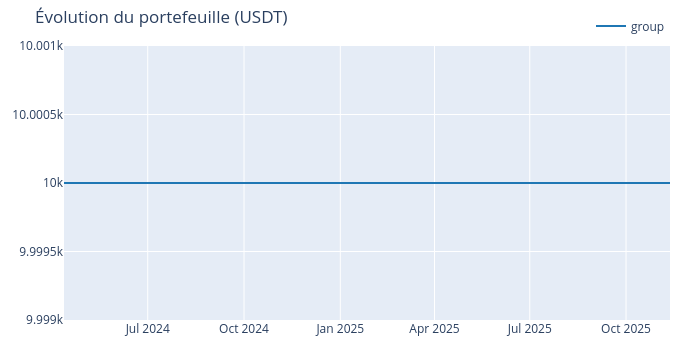
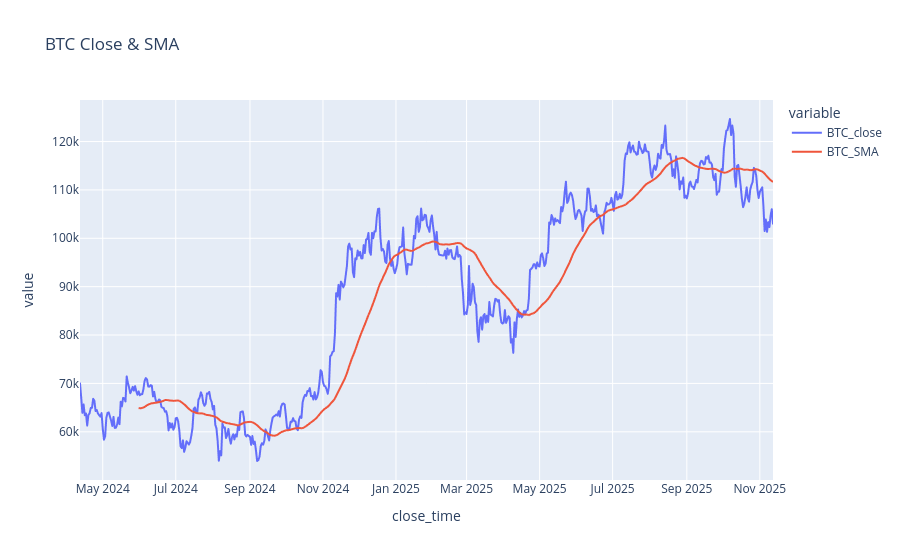

These figures' notebook cell, in order:
### Code cell
close = all_closes.copy()
open_ = all_opens.copy()

# Perf 5D de chaque symbole
ret_5d = close.pct_change(5)

# BTC perf & stats
btc = "BTCUSDT"
btc_ret_5d = ret_5d[btc]

# Médiane et écart-type roulants sur une periode
btc_median = btc_ret_5d.rolling(ROLL_LOOKBACK, min_periods=30).median()
btc_std = btc_ret_5d.rolling(ROLL_LOOKBACK, min_periods=30).std()

# Condition "BTC PERFORMANCE" 
# shift(1) pour select la serie passé et evite le data leakage
btc_strong = (btc_ret_5d.shift(1) > (btc_median.shift(1) + btc_std.shift(1)))

SMA_X = 50              # SMA moyen terme
btc_sma = close[btc].rolling(SMA_X, min_periods=SMA_X).mean()
btc_above_sma = (close[btc].shift(1) > btc_sma.shift(1))

# Condition globale d’entrée (jour J, calculée avec infos jusqu’à J-1)
entry_market_ok = (btc_strong & btc_above_sma)

# Sélection de l’actif momentum (top perf 5D) **hors BTC**, infos jusqu’à J-1
universe = [s for s in TOP_SYMBOLS]
ret_5d_shifted = ret_5d[universe].shift(1)  # pas de fuite
best_symbol_each_day = ret_5d_shifted.idxmax(axis=1)  # symbole avec meilleure perf 5D hier

# %% [markdown]
# ## 3) Règles d’allocation & construction des signaux
# - Si `entry_market_ok` est vrai au **jour J**, on entre à **J (close)** sur le **meilleur symbole**.
# - Sorties:
#   - **Vendredi** (weekday==4)
#   - OU si l’actif **sous-performe la moyenne** des retours journaliers de l’univers **3 jours consécutifs** depuis l’entrée.
#
# On va générer des matrices `entries` / `exits` (bool) par symbole, puis construire un portefeuille vectorbt.

# %%
daily_ret = close.pct_change(1)
basket_avg_ret = daily_ret[universe].mean(axis=1)

dates = close.index
symbols = universe.copy()  # on n'achète pas BTC lui-même

# Matrices vides
entries = pd.DataFrame(False, index=dates, columns=symbols)
exits   = pd.DataFrame(False, index=dates, columns=symbols)

# État du backtest (simple boucle) pour gérer les sorties conditionnelles
current_pos = None   # (symbol, entry_date)
underperf_streak = 0

for i, dt in enumerate(dates):
    # 1) Si position en cours, vérifier la sortie
    if current_pos is not None:
        sym, entry_dt = current_pos

        # a) sortie vendredi
        if dt.weekday() == 4:
            exits.loc[dt, sym] = True
            current_pos = None
            underperf_streak = 0
            continue

        # b) sous-performance 3 jours de suite vs moyenne (uniquement après l'entrée)
        #    On ne compte que les jours **après** l'entrée
        if dt > entry_dt:
            r_sym = daily_ret.at[dt, sym]
            r_avg = basket_avg_ret.at[dt]
            if pd.notna(r_sym) and pd.notna(r_avg):
                if r_sym < r_avg:
                    underperf_streak += 1
                else:
                    underperf_streak = 0

                if underperf_streak >= 3:
                    exits.loc[dt, sym] = True
                    current_pos = None
                    underperf_streak = 0
                    continue

    # 2) Si pas de position, regarder l'entrée
    if current_pos is None:
        if entry_market_ok.get(dt, False):
            # choisir le meilleur symbole du jour (calculé avec données J-1)
            best_sym = best_symbol_each_day.get(dt, None)
            if best_sym in symbols:
                entries.loc[dt, best_sym] = True
                current_pos = (best_sym, dt)
                underperf_streak = 0

# Important : si on arrive à la fin avec une position encore ouverte, on la clôture le dernier jour
if current_pos is not None:
    sym, _ = current_pos
    exits.iloc[-1, exits.columns.get_loc(sym)] = True
    current_pos = None
    underperf_streak = 0

# %% [markdown]
# ## 4) Portefeuille vectorbt (from_signals)
# - Achat/Vente au **close** (signal day)
# - Frais et slippage paramétrables
# - Base en USDT (on suppose des paires *USDT*)

# %%
# Prix utilisés pour exécution (close)
price = close[symbols]

# Frais (bps → fraction)
fees = FEES_BPS / 1e4
slippage = SLIPPAGE_BPS / 1e4

pf = vbt.Portfolio.from_signals(
    close=price,
    entries=entries,
    exits=exits,
    fees=fees,
    slippage=slippage,
    init_cash=10000.0,          # capital initial
    cash_sharing=True,          # un seul cash pool
    size=np.nan,                # full allocation sur chaque entrée (tout le cash)  
    freq='D'
)

# %% [markdown]
# ## 5) Résultats & graphiques

# %%
# Stats globales
stats = pf.stats()
print(stats)

# Equity curve
fig = pf.value().vbt.plot(title="Évolution du portefeuille (USDT)")
fig.show()

# Perf par symbole (PNL cumulé)
pnl_by_symbol = pf.trades.records_readable
# Aperçu des trades
display(pnl_by_symbol.head(20))

# Courbe BTC et indicateurs (sanity check)
debug_df = pd.DataFrame({
    "BTC_close": close[btc],
    "BTC_SMA": btc_sma,
    "BTC_5D": btc_ret_5d,
    "BTC_median_lookback": btc_median,
    "BTC_std_lookback": btc_std,
    "BTC_strong_cond": btc_strong.astype(int),
    "BTC_above_SMA": btc_above_sma.astype(int),
    "Entry_OK": entry_market_ok.astype(int)
})
display(debug_df.tail(15))

fig2 = px.line(debug_df[["BTC_close","BTC_SMA"]], title="BTC Close & SMA")
fig2.show()

### Figure 1 — Plotly figure (JSON) as saved in the notebook; plotly's stock layout.template omitted (floating-point values rounded to 4 significant figures; data arrays with more than 128 entries replaced by an {"elided": "..."} marker saying what was removed)
{"data": [{"name": "group", "showlegend": true, "type": "scatter", "uid": "0fb2d4d3-bc82-4d86-a467-c199df75ce13", "x": {"elided": "580 str values"}, "y": {"elided": "580 int values"}}], "layout": {"height": 350, "legend": {"orientation": "h", "traceorder": "normal", "x": 1, "xanchor": "right", "y": 1.02, "yanchor": "bottom"}, "margin": {"b": 30, "l": 30, "r": 30, "t": 30}, "title": {"text": "Évolution du portefeuille (USDT)"}, "width": 700}}

### Figure 2 — Plotly figure (JSON) as saved in the notebook; plotly's stock layout.template omitted (floating-point values rounded to 4 significant figures; data arrays with more than 128 entries replaced by an {"elided": "..."} marker saying what was removed)
{"data": [{"hovertemplate": "variable=BTC_close<br>close_time=%{x}<br>value=%{y}<extra></extra>", "legendgroup": "BTC_close", "line": {"color": "#636efa", "dash": "solid"}, "marker": {"symbol": "circle"}, "mode": "lines", "name": "BTC_close", "showlegend": true, "type": "scattergl", "x": {"elided": "580 str values"}, "xaxis": "x", "y": {"elided": "580 float values"}, "yaxis": "y"}, {"hovertemplate": "variable=BTC_SMA<br>close_time=%{x}<br>value=%{y}<extra></extra>", "legendgroup": "BTC_SMA", "line": {"color": "#EF553B", "dash": "solid"}, "marker": {"symbol": "circle"}, "mode": "lines", "name": "BTC_SMA", "showlegend": true, "type": "scattergl", "x": {"elided": "580 str values"}, "xaxis": "x", "y": {"elided": "580 float values"}, "yaxis": "y"}], "layout": {"legend": {"title": {"text": "variable"}, "tracegroupgap": 0}, "title": {"text": "BTC Close & SMA"}, "xaxis": {"anchor": "y", "domain": [0, 1], "title": {"text": "close_time"}}, "yaxis": {"anchor": "x", "domain": [0, 1], "title": {"text": "value"}}}}
